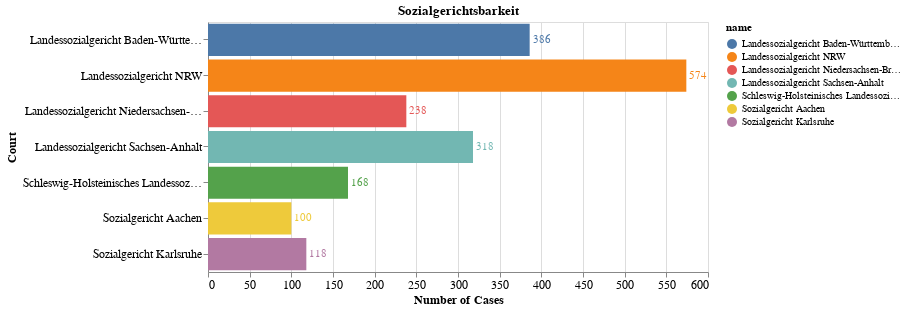

Write notebook code for a chart like this one.
### Markdown cell above
### Sozialgerichtsbarkeit

### Code cell
j_charts["Sozialgerichtsbarkeit"]

### Figure 1 — Vega-Lite specification as saved in the notebook (floating-point values rounded to 4 significant figures)
{"config": {"view": {"continuousWidth": 400, "continuousHeight": 300}}, "layer": [{"mark": "bar", "encoding": {"color": {"type": "nominal", "field": "name"}, "x": {"type": "quantitative", "axis": {"labelFontSize": 12, "title": "Number of Cases", "titleFontSize": 12}, "field": "id"}, "y": {"type": "nominal", "axis": {"labelFontSize": 12, "title": "Court", "titleFontSize": 12}, "field": "name"}}, "height": 250, "title": "Sozialgerichtsbarkeit", "width": 500}, {"mark": {"type": "text", "align": "left", "baseline": "middle", "dx": 3}, "encoding": {"color": {"type": "nominal", "field": "name"}, "text": {"type": "quantitative", "field": "id"}, "x": {"type": "quantitative", "axis": {"labelFontSize": 12, "title": "Number of Cases", "titleFontSize": 12}, "field": "id"}, "y": {"type": "nominal", "axis": {"labelFontSize": 12, "title": "Court", "titleFontSize": 12}, "field": "name"}}, "height": 250, "title": "Sozialgerichtsbarkeit", "width": 500}], "data": {"name": "data-968aad784fc8607ec8fcbde5a0764f77"}, "$schema": "https://vega.github.io/schema/vega-lite/v4.8.1.json", "datasets": {"data-968aad784fc8607ec8fcbde5a0764f77": [{"name": "Landessozialgericht NRW", "id": 574}, {"name": "Landessozialgericht Baden-Württemberg", "id": 386}, {"name": "Landessozialgericht Sachsen-Anhalt", "id": 318}, {"name": "Landessozialgericht Niedersachsen-Bremen", "id": 238}, {"name": "Schleswig-Holsteinisches Landessozialgericht", "id": 168}, {"name": "Sozialgericht Karlsruhe", "id": 118}, {"name": "Sozialgericht Aachen", "id": 100}]}}
